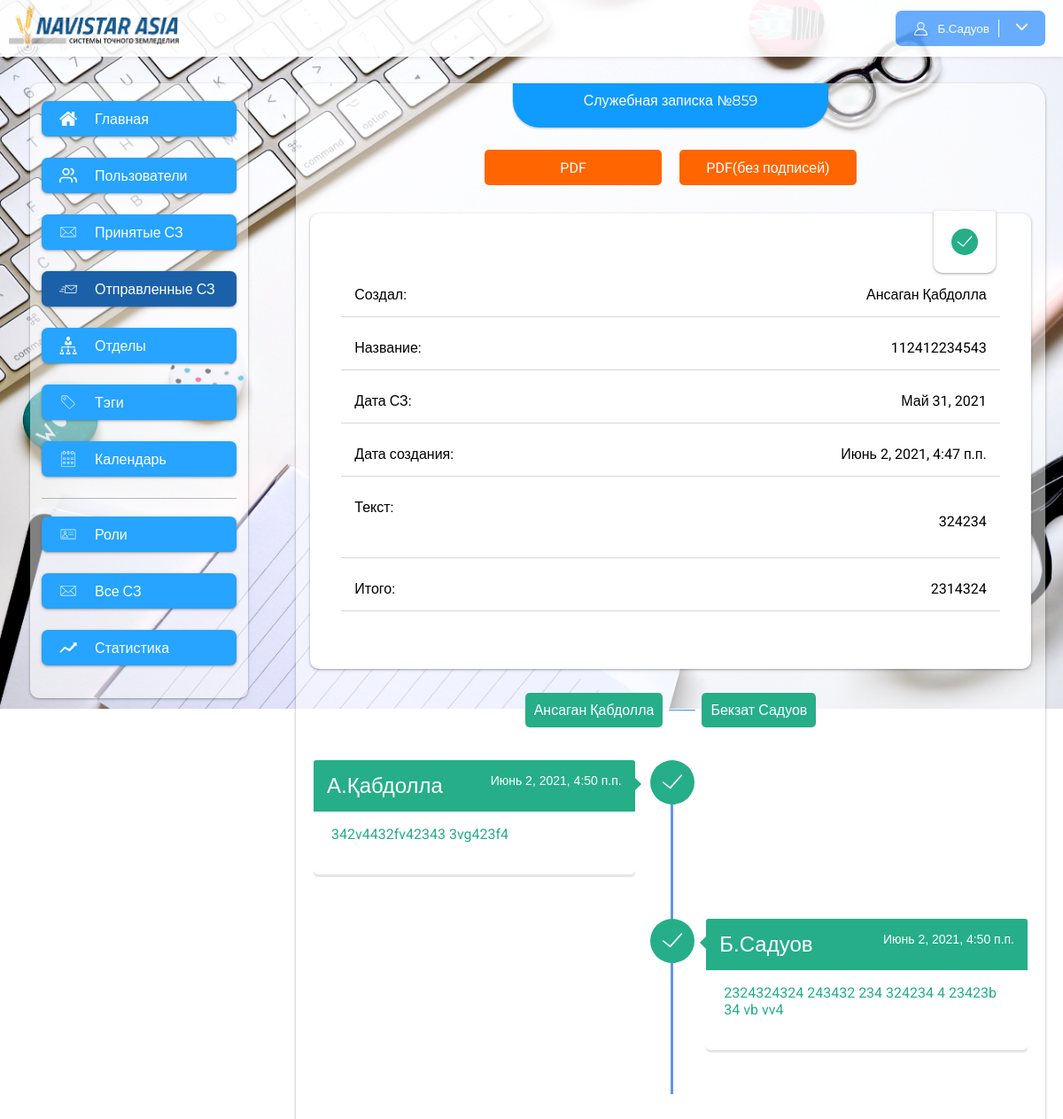
Page /notes/854 (signed in) on the committed database.
### app/models.py (models this page shows, shortened)
class ServiceNote(models.Model):
    user = models.ForeignKey(User, null=True, blank=True, on_delete=models.CASCADE, related_name="notes")
    number = models.IntegerField(null=True, blank=True)
    title = models.CharField(max_length=120)
    text = models.TextField()
    summa = models.CharField(max_length=200, null=True, blank=True)
    fast = models.BooleanField(default=False)
    date_create = models.DateTimeField(auto_now_add=True)
    date_update = models.DateTimeField(auto_now=True)
    date = models.DateField(null=True, blank=True)
    tags = models.ManyToManyField(Tags, null=True, blank=True, related_name="notes")
    user_index = models.IntegerField(default=1, null=True, blank=True)
    status = models.CharField(max_length=200, choices=statuses, null=True, blank=True)
    class Meta:
        verbose_name = "Служебная записка"
        verbose_name_plural = "Служебные записки"

class NoteUsers(models.Model):
    user = models.ForeignKey(User, on_delete=models.CASCADE, related_name="note")
    note = models.ForeignKey(ServiceNote, on_delete=models.CASCADE, related_name="users")
    index = models.IntegerField(null=True, blank=True)
    comment = models.TextField(null=True, blank=True)
    status = models.CharField(max_length=200,choices=statuses, null=True, blank=True)
    date_create = models.DateTimeField(auto_now=True, null=True, blank=True)
    is_read = models.BooleanField(default=False)
    date_read = models.DateTimeField(null=True, blank=True)
    class Meta:
        verbose_name = "Подписывающий"
        verbose_name_plural = "Подписывающие"

### app/views.py (the view)
# urls.py: path("notes/<int:pk>", note_detail, name="note_detail"),
@login_required()
def note_detail(request, pk):
    note = ServiceNote.objects.get(pk=pk)
    users = User.objects.all()
    tags = Tags.objects.all()
    return render(request, "note_detail.html", {"note": note, "users": users, "tags": tags})

### app/templates/note_detail.html (shortened to what this page needs)
{% extends 'base.html' %}
{% load static %}
{% block content %}
<div class="content">
    <div class="content_title">
        Служебная записка №{{ note.number }}
    </div>
    {% include 'include/note_detail.html' %}
{% include 'include/user_timeline.html' %}
</div>
{% endblock %}

### app/templates/base.html (shortened to what this page needs)
{% load static %}
<!DOCTYPE html>
<html>
<head>
    <link rel="stylesheet" href="{% static 'css/style.css' %}">
</head>
<body>
<div class="wrapper">
    <div class="header">
        <img src="{% static 'img/navistar.png' %}" height="100%">
        <button class="profile_button">
            {% if request.user.is_authenticated %}
            <img src="{% static 'img/profile.svg' %}" alt="" width="17px" height="17px">
				<span>
					{{ request.user.first_name|slice:"1" }}.{{ request.user.last_name }}
				</span>
            <span style="cursor: pointer" onclick="show_menu()">
                <img src="{% static 'img/arrow.svg' %}" alt="" width="13px" height="13px">
            </span>
            {% else %}
            <span>Войти</span>
            {% endif %}
        </button>
    </div>
    <div class="main">
        {% include 'include/sidebar_menu.html' %}
        {% block content %}
        {% endblock %}
    </div>
</div>
</body>
</html>

### app/templates/include/note_detail.html (shortened to what this page needs)
{% load static %}
<div class="note_detail">
    <div class="note_download">
        <a href="{% url 'note_signature_download' note.pk %}" class="download_button pdf">PDF</a>
        <a href="{% url 'note_download' note.pk %}" class="download_button pdf">PDF(без подписей)</a>
    </div>
    <div class="note_info">
        <img src="{% if note.status == None %}{% static 'img/wait.svg' %}{% endif %}
                  {% if note.status == 'success' %}{% static 'img/success.svg' %}{% endif %}
                  {% if note.status == 'error' %}{% static 'img/error.svg' %}{% endif %}" class="note_info_img" width="30" height="30">
        <div class="note_info_item"><span>Создал:</span>
            <span>{{ note.user.first_name }} {{ note.user.last_name }}</span></div>
        <div class="note_info_item"><span>Название:</span> <span>{{ note.title }}</span></div>
        <div class="note_info_item"><span>Дата СЗ:</span> <span>{{ note.date }}</span></div>
        <div class="note_info_item"><span>Дата создания:</span> <span>{{ note.date_create }}</span></div>
        <div class="note_info_item"><span>Текст:</span> <span>{{ note.text|safe }}</span></div>
        <div class="note_info_item"><span>Итого:</span> <span>{{ note.summa }}</span></div>
    </div>
    <ul class="note_detail_users">
        {% for i in note.users.all %}
        <li class="note_detail_user
                    {% if forloop.counter == note.user_index and note.status == 'success' %}success_user{% endif %}
                    {% if forloop.counter < note.user_index %}success_user{% endif %}
                    ">{{ i.user.first_name }} {{ i.user.last_name }}
        </li>
        <span class="user_line"></span>
        {% endfor %}
    </ul>
</div>

### app/templates/include/user_timeline.html (shortened to what this page needs)
{% load static %}
<div class="container">
		<div id="timeline">
			{% for i in note.users.all %}
			<div class="timeline-item
					{% if i.status == 'success' %}success{% endif %}
			">
				<div class="timeline-icon">
					{% if i.status == 'success' %}<img src="{% static 'img/success.svg' %}" width="40" alt="">{% endif %}
				</div>
				<div class="timeline-content {% if forloop.counter|divisibleby:'2' %}right{% endif %}">
					<h2 style="display: flex; justify-content: space-between">{{ i.user.first_name|slice:"1" }}.{{ i.user.last_name }} {% if i.status %} <span style="font-size: 14px;color: white">{{ i.date_create }}</span>{% endif %}</h2>
					<p>
						{% if i.comment %}{{ i.comment }}{% else %} <p style="color: gray">Без комментариев</p> {% endif %}
					</p>
				</div>
			</div>
			{% endfor %}
		</div>
	</div>

### rows in the picture
ServiceNote: number "859", user.first_name "Ансаган", user.last_name "Қабдолла", title "112412234543", date "Май 31, 2021", date_create "Июнь 2, 2021, 4:47 п.п.", text "324234", summa "2314324"
NoteUsers: user.first_name "Ансаган", user.last_name "Қабдолла", user.first_name "А", date_create "Июнь 2, 2021, 4:50 п.п.", comment "342v4432fv42343 3vg423f4"
NoteUsers: user.first_name "Бекзат", user.last_name "Садуов", user.first_name "Б", date_create "Июнь 2, 2021, 4:50 п.п.", comment "2324324324 243432 234 324234 4 23423b 34 vb vv4"

### other values in the picture
{{ request.user.first_name|slice:"1" }} "Б"
{{ request.user.last_name }} "Садуов"
